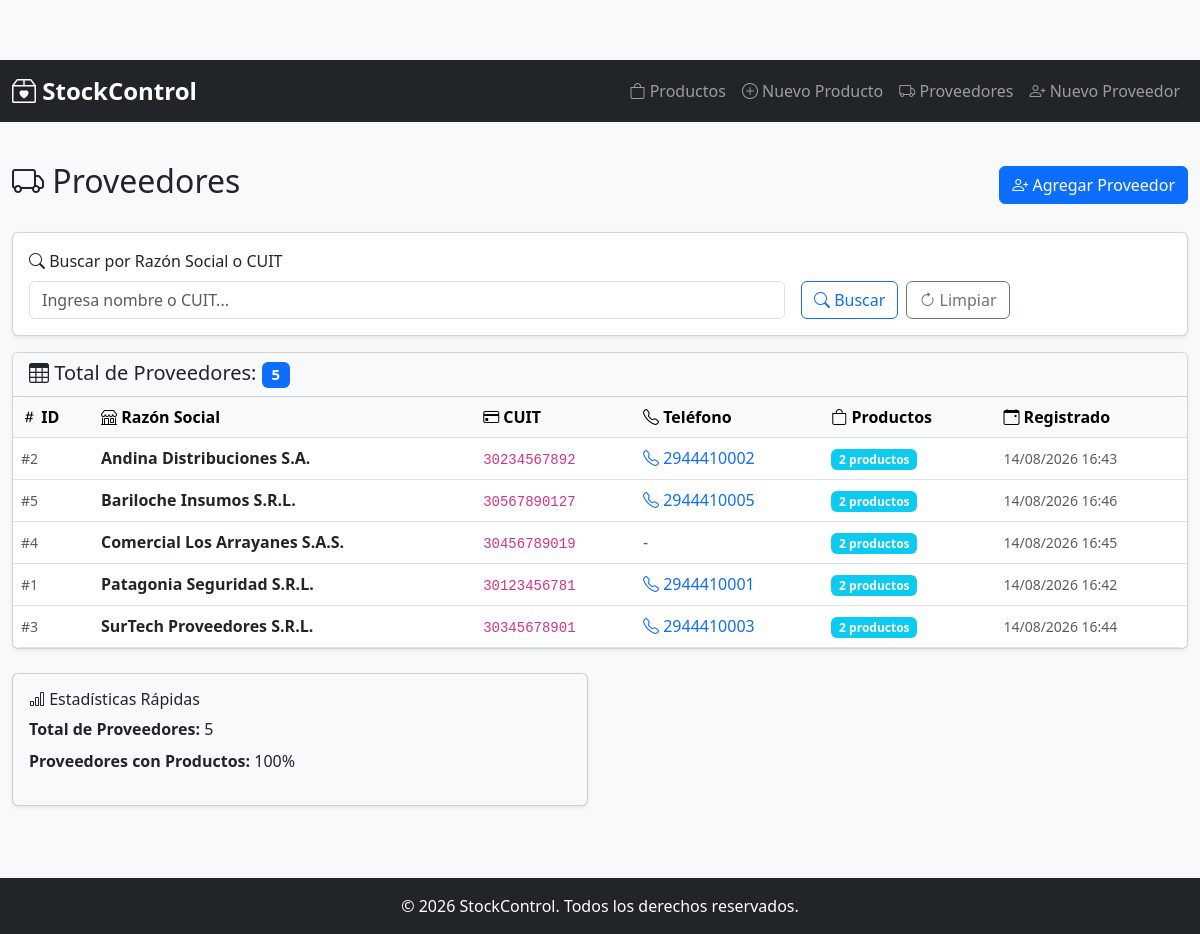
Page /compras/proveedores/listado/ on the committed database.
### compra/models.py (models this page shows, shortened)
class Proveedor(models.Model):
    razon_social = models.CharField(
        max_length=255,
        blank=False,
        null=False,
        help_text="Razón social del proveedor"
    )
    cuit = models.BigIntegerField(
        unique=True,
        blank=False,
        null=False,
        validators=[
            RegexValidator(
                regex=r'^\d{11}$',
                message='El CUIT debe tener exactamente 11 dígitos',
                code='invalid_cuit'
            )
        ],
        help_text="CUIT del proveedor (11 dígitos sin separadores)"
    )
    telefono = models.BigIntegerField(
        blank=True,
        null=True,
        validators=[MinValueValidator(0)],
        help_text="Número de teléfono del proveedor"
    )
    created_at = models.DateTimeField(
        auto_now_add=True,
        help_text="Fecha de creación del registro"
    )
    updated_at = models.DateTimeField(
        auto_now=True,
        help_text="Fecha de última actualización"
    )
    class Meta:
        ordering = ['razon_social']
        indexes = [
            models.Index(fields=['cuit']),
            models.Index(fields=['razon_social']),
        ]
        verbose_name = "Proveedor"
        verbose_name_plural = "Proveedores"

### compra/views.py (the view)
# urls.py: path('proveedores/listado/', views.ProveedorListView.as_view(), name='listar_proveedores'),
class ProveedorListView(ListView):
    model = Proveedor
    template_name = 'compra/listar_proveedores.html'
    context_object_name = 'proveedores'
    paginate_by = 20
    def get_queryset(self):
        queryset = super().get_queryset().order_by('razon_social')
        busqueda = self.request.GET.get('busqueda', '')
        if busqueda:
            queryset = queryset.filter(
                Q(razon_social__icontains=busqueda) |
                Q(cuit__icontains=busqueda)
            )
        return queryset
    def get_context_data(self, **kwargs):
        context = super().get_context_data(**kwargs)
        context['busqueda'] = self.request.GET.get('busqueda', '')
        context['total_proveedores'] = self.get_queryset().count()
        return context

### compra/templates/compra/listar_proveedores.html (shortened to what this page needs)
{% extends 'compra/base.html' %}
{% block contenido %}
<div class="row mb-4">
    <div class="col-12">
        <div class="d-flex justify-content-between align-items-center">
            <h2>
                <i class="bi bi-truck"></i> Proveedores
            </h2>
            <a href="{% url 'compra:agregar_proveedor' %}" class="btn btn-primary">
                <i class="bi bi-person-plus"></i> Agregar Proveedor
            </a>
        </div>
    </div>
</div>
<div class="row mb-3">
    <div class="col-12">
        <div class="card">
            <div class="card-body">
                <form method="get" class="row g-3">
                    <div class="col-md-8">
                        <label for="busqueda" class="form-label">
                            <i class="bi bi-search"></i> Buscar por Razón Social o CUIT
                        </label>
                        <input
                            type="text"
                            class="form-control"
                            id="busqueda"
                            name="busqueda"
                            placeholder="Ingresa nombre o CUIT..."
                            value="{{ busqueda }}"
                        >
                    </div>
                    <div class="col-md-4">
                        <div class="d-flex gap-2 align-items-end h-100">
                            <button type="submit" class="btn btn-outline-primary">
                                <i class="bi bi-search"></i> Buscar
                            </button>
                            <a href="{% url 'compra:listar_proveedores' %}" class="btn btn-outline-secondary">
                                <i class="bi bi-arrow-clockwise"></i> Limpiar
                            </a>
                        </div>
                    </div>
                </form>
            </div>
        </div>
    </div>
</div>
<div class="row">
    <div class="col-12">
        <div class="card">
            <div class="card-header bg-light">
                <h5 class="mb-0">
                    <i class="bi bi-table"></i> Total de Proveedores:
                    <span class="badge bg-primary">{{ total_proveedores }}</span>
                </h5>
            </div>
            <div class="table-responsive">
                {% if proveedores %}
                    <table class="table table-hover mb-0">
                        <thead class="table-light">
                            <tr>
                                <th><i class="bi bi-hash"></i> ID</th>
                                <th><i class="bi bi-shop"></i> Razón Social</th>
                                <th><i class="bi bi-credit-card"></i> CUIT</th>
                                <th><i class="bi bi-telephone"></i> Teléfono</th>
                                <th><i class="bi bi-bag"></i> Productos</th>
                                <th><i class="bi bi-calendar-event"></i> Registrado</th>
                            </tr>
                        </thead>
                        <tbody>
                            {% for proveedor in proveedores %}
                                <tr>
                                    <td>
                                        <small class="text-muted">#{{ proveedor.id }}</small>
                                    </td>
                                    <td>
                                        <strong>{{ proveedor.razon_social }}</strong>
                                    </td>
                                    <td>
                                        <code>{{ proveedor.cuit }}</code>
                                    </td>
                                    <td>
                                        {% if proveedor.telefono %}
                                            <a href="tel:+54{{ proveedor.telefono }}"
                                               class="text-decoration-none">
                                                <i class="bi bi-telephone"></i> {{ proveedor.telefono }}
                                            </a>
                                        {% else %}
                                            <span class="text-muted">-</span>
                                        {% endif %}
                                    </td>
                                    <td>
                                        <a href="{% url 'compra:listar_productos' %}?proveedor={{ proveedor.id }}"
                                           class="badge bg-info text-decoration-none">
                                            {{ proveedor.productos.count }} productos
                                        </a>
                                    </td>
                                    <td>
                                        <small class="text-muted">
                                            {{ proveedor.created_at|date:"d/m/Y H:i" }}
                                        </small>
                                    </td>
                                </tr>
                            {% endfor %}
                        </tbody>
                    </table>
                {% endif %}
            </div>
        </div>
    </div>
</div>
{% if proveedores %}
    <div class="row mt-4">
        <div class="col-md-6">
            <div class="card bg-light">
                <div class="card-body">
                    <h6 class="card-title">
                        <i class="bi bi-bar-chart"></i> Estadísticas Rápidas
                    </h6>
                    <ul class="list-unstyled">
                        <li class="mb-2">
                            <strong>Total de Proveedores:</strong> {{ total_proveedores }}
                        </li>
                        <li>
                            <strong>Proveedores con Productos:</strong>
                            {% widthratio proveedores|length total_proveedores 100 %}%
                        </li>
                    </ul>
                </div>
            </div>
        </div>
    </div>
{% endif %}
{% endblock %}

### compra/templates/compra/base.html (style rules this page uses)
body { background-color: #f8f9fa; padding-top: 60px; }
.card { box-shadow: 0 0.125rem 0.25rem rgba(0, 0, 0, 0.075); }
.table-responsive { border-radius: 0.5rem; }

### rows in the picture
Proveedor: id "2", razon_social "Andina Distribuciones S.A.", cuit "30234567892", telefono "2944410002", productos.count "2", created_at "14/08/2026 16:43"
Proveedor: id "5", razon_social "Bariloche Insumos S.R.L.", cuit "30567890127", telefono "2944410005", productos.count "2", created_at "14/08/2026 16:46"
Proveedor: id "4", razon_social "Comercial Los Arrayanes S.A.S.", cuit "30456789019", productos.count "2", created_at "14/08/2026 16:45"
Proveedor: id "1", razon_social "Patagonia Seguridad S.R.L.", cuit "30123456781", telefono "2944410001", productos.count "2", created_at "14/08/2026 16:42"
Proveedor: id "3", razon_social "SurTech Proveedores S.R.L.", cuit "30345678901", telefono "2944410003", productos.count "2", created_at "14/08/2026 16:44"

### other values in the picture
{{ total_proveedores }} "5"
